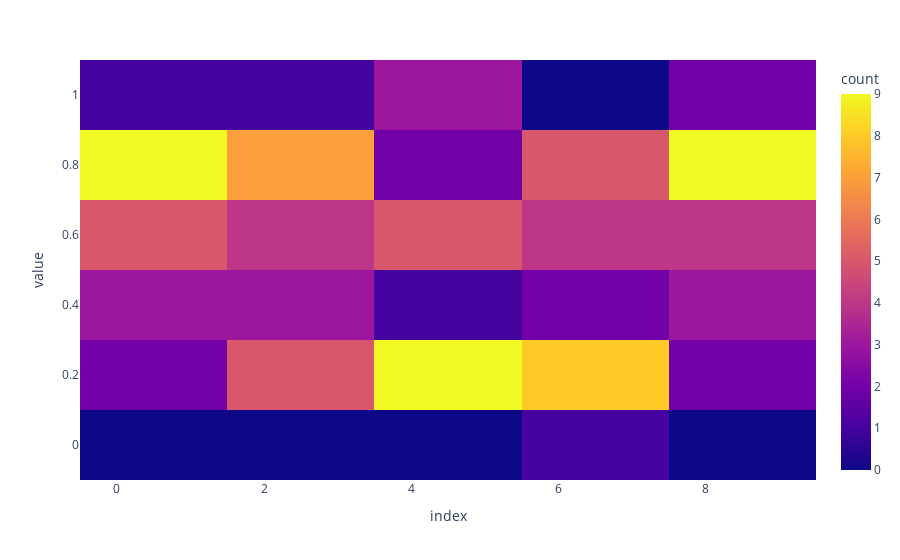

Notebook code for this chart:
### Code cell
data = np.random.rand(10,10)

fig3 = px.density_heatmap(data)
fig3.show()

### Figure 1 — Plotly figure (JSON) as saved in the notebook; plotly's stock layout.template omitted (floating-point values rounded to 4 significant figures)
{"data": [{"coloraxis": "coloraxis", "hovertemplate": "index=%{x}<br>value=%{y}<br>count=%{z}<extra></extra>", "name": "", "type": "histogram2d", "x": [0, 1, 2, 3, 4, 5, 6, 7, 8, 9, 0, 1, 2, 3, 4, 5, 6, 7, 8, 9, 0, 1, 2, 3, 4, 5, 6, 7, 8, 9, 0, 1, 2, 3, 4, 5, 6, 7, 8, 9, 0, 1, 2, 3, 4, 5, 6, 7, 8, 9, 0, 1, 2, 3, 4, 5, 6, 7, 8, 9, 0, 1, 2, 3, 4, 5, 6, 7, 8, 9, 0, 1, 2, 3, 4, 5, 6, 7, 8, 9, 0, 1, 2, 3, 4, 5, 6, 7, 8, 9, 0, 1, 2, 3, 4, 5, 6, 7, 8, 9], "xaxis": "x", "xbingroup": "x", "y": [0.7337, 0.5552, 0.5882, 0.6755, 0.97, 0.1243, 0.1511, 0.8676, 0.5408, 0.9457, 0.8544, 0.374, 0.3166, 0.808, 0.581, 0.9874, 0.1675, 0.2639, 0.7931, 0.8076, 0.5342, 0.1141, 0.1186, 0.8701, 0.1061, 0.678, 0.7003, 0.3159, 0.7873, 0.8279, 0.8304, 0.6206, 0.1158, 0.4378, 0.6514, 0.2568, 0.1342, 0.5723, 0.9157, 0.8022, 0.8958, 0.8938, 0.1544, 0.781, 0.1838, 0.1202, 0.5117, 0.2744, 0.2841, 0.3697, 0.9407, 0.2187, 0.7345, 0.2184, 0.2621, 0.2902, 0.1971, 0.567, 0.5676, 0.7991, 0.6058, 0.7145, 0.5168, 0.7762, 0.128, 0.648, 0.4902, 0.8817, 0.7945, 0.7686, 0.6045, 0.3506, 0.8931, 0.4899, 0.8308, 0.2669, 0.7138, 0.001524, 0.2756, 0.3673, 0.8771, 0.4101, 0.1179, 0.67, 0.7396, 0.9309, 0.1304, 0.7338, 0.699, 0.5589, 0.8601, 0.8867, 0.8777, 0.9111, 0.5935, 0.3878, 0.5353, 0.2762, 0.8837, 0.4279], "yaxis": "y", "ybingroup": "y"}], "layout": {"coloraxis": {"colorbar": {"title": {"text": "count"}}, "colorscale": [[0, "#0d0887"], [0.1111, "#46039f"], [0.2222, "#7201a8"], [0.3333, "#9c179e"], [0.4444, "#bd3786"], [0.5556, "#d8576b"], [0.6667, "#ed7953"], [0.7778, "#fb9f3a"], [0.8889, "#fdca26"], [1, "#f0f921"]]}, "legend": {"tracegroupgap": 0}, "margin": {"t": 60}, "xaxis": {"anchor": "y", "domain": [0, 1], "title": {"text": "index"}}, "yaxis": {"anchor": "x", "domain": [0, 1], "title": {"text": "value"}}}}
